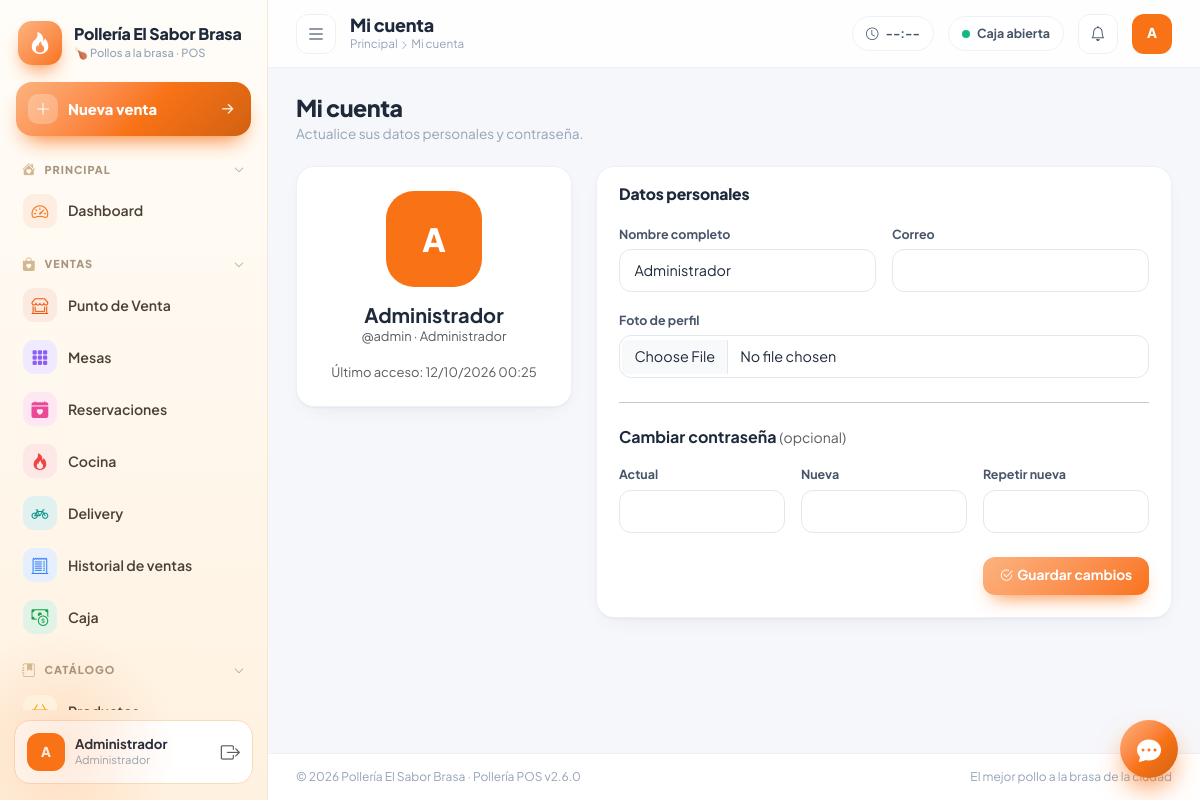
Screenshot of /index.php?r=auth/cuenta (signed in) with the database file from the repository.
### tables this page shows
CREATE TABLE IF NOT EXISTS `usuarios` (
  `id` int unsigned NOT NULL AUTO_INCREMENT,
  `rol_id` int unsigned NOT NULL,
  `nombre` varchar(100) NOT NULL,
  `usuario` varchar(50) NOT NULL,
  `clave` varchar(255) NOT NULL,
  `email` varchar(120) DEFAULT NULL,
  `telefono` varchar(30) DEFAULT NULL,
  `avatar` varchar(255) DEFAULT NULL,
  `estado` tinyint(1) NOT NULL DEFAULT '1',
  `ultimo_acceso` datetime DEFAULT NULL,
  `created_at` timestamp NOT NULL DEFAULT CURRENT_TIMESTAMP,
  PRIMARY KEY (`id`),
  UNIQUE KEY `uq_usuario` (`usuario`),
  KEY `fk_usr_rol` (`rol_id`),
  CONSTRAINT `fk_usr_rol` FOREIGN KEY (`rol_id`) REFERENCES `roles` (`id`)
);

### core/Controller.php (called while the page is built, shortened)
<?php
abstract class Controller
{
    protected string $module = '';
    protected function view(string $view, array $data = [], string $layout = 'layouts/main'): void
    {
        $data += ['title' => APP_NAME, 'module' => $this->module, 'useCharts' => false];
        extract($data, EXTR_SKIP);
        require BASE_PATH . '/app/views/' . $view . '.php';
        $content = ob_get_clean();
        require BASE_PATH . '/app/views/' . $layout . '.php';
    }
}

### app/controllers/AuthController.php (called while the page is built, shortened)
<?php
class AuthController extends Controller
{
    public function cuentaAction(): void
    {
        $uid = Auth::id();
        $u = DB::one('SELECT * FROM usuarios WHERE id=?', [$uid]);
        $this->view('auth/cuenta', ['title' => 'Mi cuenta', 'u' => $u]);
    }
}

### index.php (called while the page is built, shortened)
<?php
$route = $_GET['r'] ?? '';
$parts = explode('/', $route);
$act  = $parts[1] ?? 'index';
$obj = new $class();
$method = $act . 'Action';
try {
    $obj->$method();
} catch (Throwable $e) {
    http_response_code(500);
    if (is_ajax()) {
        header('Content-Type: application/json; charset=utf-8');
        echo json_encode(['ok' => false, 'msg' => APP_DEBUG ? $e->getMessage() : 'Error interno']);
    } else {
        echo '<pre style="padding:20px;font-family:monospace">' . (APP_DEBUG ? e($e->getMessage() . "\n" . $e->getFile() . ':' . $e->getLine()) : 'Error interno del servidor') . '</pre>';
    }
}

### core/Auth.php (called while the page is built, shortened)
<?php
class Auth
{
    public static function user(): ?array { return $_SESSION['user'] ?? null; }
    public static function id(): int { return (int)($_SESSION['user']['id'] ?? 0); }
    public static function modules(): array { static $m = null; return $m ??= require BASE_PATH . '/config/modules.php'; }
    public static function can(string $module): bool
    {
        $u = self::user();
        if ($u['permisos'] === '*') return true;
        return in_array($module, array_map('trim', explode(',', $u['permisos'])), true);
    }
}

### core/DB.php (called while the page is built, shortened)
<?php
class DB
{
    private static ?PDO $pdo = null;
    public static function pdo(): PDO
    {
        if (self::$pdo === null) {
            $dsn = 'mysql:host=' . DB_HOST . ';port=' . DB_PORT . ';dbname=' . DB_NAME . ';charset=utf8mb4';
            self::$pdo = new PDO($dsn, DB_USER, DB_PASS, [
                PDO::ATTR_ERRMODE            => PDO::ERRMODE_EXCEPTION,
                PDO::ATTR_DEFAULT_FETCH_MODE => PDO::FETCH_ASSOC,
                PDO::ATTR_EMULATE_PREPARES   => false,
            ]);
            self::$pdo->exec("SET time_zone = '" . date('P') . "'");
        }
        return self::$pdo;
    }
    public static function q(string $sql, array $p = []): PDOStatement
    {
        $st = self::pdo()->prepare($sql);
        $st->execute($p);
        return $st;
    }
    public static function one(string $sql, array $p = []): ?array { $r = self::q($sql, $p)->fetch(); return $r ?: null; }
}

### core/helpers.php (called while the page is built, shortened)
<?php
function e($v): string { return htmlspecialchars((string)$v, ENT_QUOTES, 'UTF-8'); }
function url(string $route = 'dashboard/index', array $params = []): string
{
    return BASE_URL . '/index.php?' . http_build_query(array_merge(['r' => $route], $params));
}
function asset(string $path): string
{
    $f = BASE_PATH . '/assets/' . $path;
    return BASE_URL . '/assets/' . $path . (is_file($f) ? '?v=' . filemtime($f) : '');
}
function cfg(string $key, $default = '') { return Setting::get($key, $default); }
function fdate($d, bool $time = false): string
{
    $ts = strtotime($d);
    $fmt = cfg('formato_fecha', 'd/m/Y');
    return date($time ? $fmt . ' H:i' : $fmt, $ts);
}
function initials(string $name): string
{
    $p = preg_split('/\s+/', trim($name));
    return mb_strtoupper(mb_substr($p[0] ?? '', 0, 1) . mb_substr($p[1] ?? '', 0, 1));
}

### core/Setting.php (called while the page is built, shortened)
<?php
class Setting
{
    private static ?array $cache = null;
    public static function load(bool $force = false): void
    {
        if (self::$cache === null || $force) {
            self::$cache = [];
            foreach (DB::all('SELECT clave, valor FROM configuraciones') as $r) {
                self::$cache[$r['clave']] = $r['valor'];
            }
        }
    }
    public static function get(string $key, $default = '')
    {
        return array_key_exists($key, self::$cache) && self::$cache[$key] !== null ? self::$cache[$key] : $default;
    }
}

### app/views/auth/cuenta.php (the view, shortened to what this page needs)
<div class="page-head"><div><h2>Mi cuenta</h2><p>Actualice sus datos personales y contraseña.</p></div></div>
<div class="row g-4">
  <div class="col-lg-4">
    <div class="card-soft text-center p-4">
      <div class="avatar mx-auto mb-3" style="width:96px;height:96px;border-radius:28px;font-size:2rem"><?php if ($u['avatar']): ?><img src="<?= e(upload_url($u['avatar'])) ?>" alt=""><?php else: ?><?= e(initials($u['nombre'])) ?><?php endif; ?></div>
      <h5 class="fw-bold mb-0"><?= e($u['nombre']) ?></h5>
      <div class="text-muted small mb-3">@<?= e($u['usuario']) ?> · <?= e(Auth::user()['rol']) ?></div>
      <div class="small text-muted">Último acceso: <?= e(fdate($u['ultimo_acceso'], true)) ?></div>
    </div>
  </div>
  <div class="col-lg-8">
    <form method="post" enctype="multipart/form-data" class="card-soft">
      <div class="card-h"><h5>Datos personales</h5></div>
      <div class="card-b">
        <div class="row g-3">
          <div class="col-md-6"><label class="form-label">Nombre completo</label><input class="form-control" name="nombre" value="<?= e($u['nombre']) ?>" required></div>
          <div class="col-md-6"><label class="form-label">Correo</label><input type="email" class="form-control" name="email" value="<?= e($u['email']) ?>"></div>
          <div class="col-12"><label class="form-label">Foto de perfil</label><input type="file" class="form-control" name="avatar" accept="image/*"></div>
        </div>
        <hr class="my-4">
        <h6 class="fw-bold mb-3">Cambiar contraseña <small class="text-muted fw-normal">(opcional)</small></h6>
        <div class="row g-3">
          <div class="col-md-4"><label class="form-label">Actual</label><input type="password" class="form-control" name="actual" autocomplete="current-password"></div>
          <div class="col-md-4"><label class="form-label">Nueva</label><input type="password" class="form-control" name="nueva" autocomplete="new-password"></div>
          <div class="col-md-4"><label class="form-label">Repetir nueva</label><input type="password" class="form-control" name="repetir" autocomplete="new-password"></div>
        </div>
        <div class="text-end mt-4"><button class="btn btn-brand" type="submit"><i class="bi bi-check2-circle me-1"></i>Guardar cambios</button></div>
      </div>
    </form>
  </div>
</div>

### app/views/layouts/main.php (shortened to what this page needs)
<?php
$mods = Auth::modules();
$groups = [];
foreach ($mods as $key => $m) { if (Auth::can($key)) $groups[$m[2]][$key] = $m; }
$user = Auth::user();
$empresa = cfg('empresa_nombre', APP_NAME);
$logo = cfg('empresa_logo');
$cajaAbierta = DB::one("SELECT id, fecha_apertura FROM cajas WHERE usuario_id = ? AND estado = 'abierta' ORDER BY id DESC LIMIT 1", [Auth::id()]);
$alertas = 0;
if (Auth::can('insumos')) {
    $alertas += (int)DB::val('SELECT COUNT(*) FROM insumos WHERE estado=1 AND stock <= stock_minimo');
    $alertas += (int)DB::val('SELECT COUNT(*) FROM productos WHERE estado=1 AND stock_control=1 AND stock <= stock_minimo');
}
$crumb = $mods[$module][2] ?? 'Principal';
?><!doctype html>
<html lang="es">
<head>
<link href="https://cdn.jsdelivr.net/npm/bootstrap@5.3.3/dist/css/bootstrap.min.css" rel="stylesheet">
<link href="https://cdn.jsdelivr.net/npm/bootstrap-icons@1.11.3/font/bootstrap-icons.min.css" rel="stylesheet">
<link href="<?= asset('css/app.css') ?>" rel="stylesheet">
</head>
<body>
<div class="app">
  <aside class="sidebar" id="sidebar">
    <div class="sb-brand">
      <div class="sb-logo"><?php if ($logo): ?><img src="<?= e(upload_url($logo)) ?>" alt=""><?php else: ?><i class="bi bi-fire"></i><?php endif; ?></div>
      <div style="min-width:0">
        <div class="sb-title text-truncate"><?= e($empresa) ?></div>
        <div class="sb-sub">🍗 Pollos a la brasa · POS</div>
      </div>
    </div>
    <?php if (Auth::can('pos')): ?>
    <div class="sb-cta-wrap">
      <a href="<?= e(url('pos/index')) ?>" class="sb-cta" title="Nueva venta"><span class="ic"><i class="bi bi-plus-lg"></i></span><span class="tx">Nueva venta</span><i class="bi bi-arrow-right-short go"></i></a>
    </div>
    <?php endif; ?>
    <nav class="sb-nav">
      <?php
      $mc = ['dashboard' => '#F97316', 'pos' => '#EA580C', 'mesas' => '#8B5CF6', 'reservas' => '#EC4899', 'cocina' => '#EF4444', 'delivery' => '#0D9488', 'ventas' => '#3B82F6', 'caja' => '#16A34A',
             'productos' => '#F59E0B', 'categorias' => '#EC4899', 'clientes' => '#0EA5E9', 'repartidores' => '#14B8A6', 'insumos' => '#B45309', 'recetas' => '#F97316',
             'compras' => '#6366F1', 'proveedores' => '#64748B', 'gastos' => '#E11D48', 'reportes' => '#7C3AED', 'facturacion' => '#059669', 'crm' => '#E11D48', 'campanas' => '#16A34A', 'asistente' => '#7C3AED', 'chat' => '#6366F1', 'usuarios' => '#2563EB', 'empresa' => '#475569', 'backup' => '#0891B2'];
      $gi = ['Principal' => 'bi-house-heart-fill', 'Ventas' => 'bi-bag-heart-fill', 'Catálogo' => 'bi-journal-bookmark-fill', 'Inventario' => 'bi-boxes', 'Finanzas' => 'bi-piggy-bank-fill', 'CRM' => 'bi-heart-pulse-fill', 'Inteligencia' => 'bi-stars', 'Administración' => 'bi-gear-wide-connected'];
      foreach ($groups as $g => $items): $hasActive = isset($items[$module]); ?>
        <div class="sb-sec <?= $hasActive ? 'has-active' : '' ?>" data-g="<?= e($g) ?>">
          <button type="button" class="sb-group"><i class="bi <?= e($gi[$g] ?? 'bi-grid') ?> gi"></i><span><?= e($g) ?></span><i class="bi bi-chevron-down chev"></i></button>
          <div class="sb-items">
          <?php foreach ($items as $key => $m): ?>
            <a class="sb-link <?= $module === $key ? 'active' : '' ?>" style="--c:<?= $mc[$key] ?? '#F97316' ?>" href="<?= e(url($m[3])) ?>" title="<?= e($m[0]) ?>">
              <div class="ti"><i class="bi <?= e($m[1]) ?>"></i></div><span class="lb"><?= e($m[0]) ?></span>
            </a>
          <?php endforeach; ?>
          </div>
        </div>
      <?php endforeach; ?>
    </nav>
    <div class="sb-user">
      <div class="avatar"><?php if (!empty($user['avatar'])): ?><img src="<?= e(upload_url($user['avatar'])) ?>" alt=""><?php else: ?><?= e(initials($user['nombre'])) ?><?php endif; ?></div>
      <div class="info" style="min-width:0;flex:1">
        <div class="nm"><?= e($user['nombre']) ?></div>
        <div class="rl"><?= e($user['rol']) ?></div>
      </div>
      <a href="<?= e(url('auth/logout')) ?>" class="text-muted info" title="Cerrar sesión" style="font-size:1.2rem"><i class="bi bi-box-arrow-right"></i></a>
    </div>
  </aside>
  <div class="main">
    <header class="topbar">
      <button class="icon-btn" id="sbToggle" type="button" aria-label="Menú"><i class="bi bi-list fs-5"></i></button>
      <div class="me-auto" style="min-width:0">
        <h1 class="tb-title text-truncate"><?= e($title) ?></h1>
        <div class="tb-crumb d-none d-sm-block"><?= e($crumb) ?> <i class="bi bi-chevron-right" style="font-size:.6rem"></i> <?= e($title) ?></div>
      </div>
      <span class="chip d-none d-md-inline-flex"><i class="bi bi-clock"></i><span id="clock">--:--</span></span>
      <?php if (Auth::can('caja')): ?>
        <a href="<?= e(url('caja/index')) ?>" class="chip <?= $cajaAbierta ? '' : 'off' ?> text-decoration-none">
          <span class="pulse"></span><?= $cajaAbierta ? 'Caja abierta' : 'Caja cerrada' ?>
        </a>
      <?php endif; ?>
      <?php if (Auth::can('insumos')): ?>
        <a href="<?= e(url('insumos/index')) ?>" class="icon-btn" title="Alertas de stock"><i class="bi bi-bell"></i><?php if ($alertas): ?><span class="dot"></span><?php endif; ?></a>
      <?php endif; ?>
      <div class="dropdown">
        <button class="icon-btn p-0 border-0 bg-transparent" data-bs-toggle="dropdown" aria-expanded="false">
          <span class="avatar" style="width:40px;height:40px;border-radius:12px"><?php if (!empty($user['avatar'])): ?><img src="<?= e(upload_url($user['avatar'])) ?>" alt=""><?php else: ?><?= e(initials($user['nombre'])) ?><?php endif; ?></span>
        </button>
      </div>
    </header>
    <main class="content"><?= $content ?></main>
    <footer class="footer d-flex justify-content-between flex-wrap gap-2">
      <span>© <?= date('Y') ?> <?= e($empresa) ?> · <?= e(APP_NAME) ?> v<?= APP_VERSION ?></span>
      <span><?= e(cfg('empresa_eslogan')) ?></span>
    </footer>
  </div>
</div>
</body>
</html>

### rows the page displays
usuarios: nombre "A", nombre "Administrador", usuario "admin", ultimo_acceso "12/10/2026 00:25"

### other values shown
$empresa "Pollería El Sabor Brasa"
$g "PRINCIPAL"
$m[0] "Dashboard"
$g "VENTAS"
$m[0] "Punto de Venta"
$m[0] "Mesas"
$m[0] "Reservaciones"
$m[0] "Cocina"
$m[0] "Delivery"
$m[0] "Historial de ventas"
$m[0] "Caja"
$g "CATÁLOGO"
$title "Mi cuenta"
$crumb "Principal"
APP_NAME "Pollería POS"
